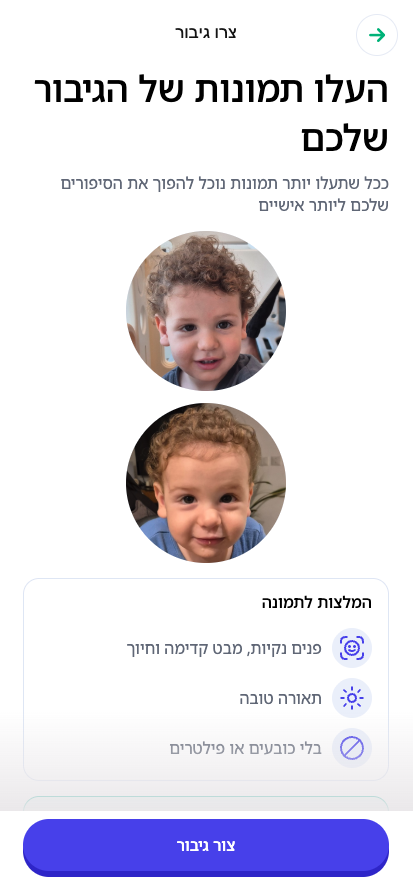
#> input picture screenshots/1.png, 413 x 892 px, found by its file name
$ python generate_steps.py mockups
#> lines starting #> are read from the running program, lines starting #| are printed output that depends on the picture; after the words box and inside, x2 and y2 are one past the last pixel; in counts of white or black regions, pixels touching at a corner belong together
#!/usr/bin/env python3
"""Generate TinyTale landing steps assets (2 mockups → composite → final gradient image)."""

from __future__ import annotations

import argparse
import math
import re
from pathlib import Path

from PIL import Image, ImageDraw

ROOT = Path(__file__).resolve().parents[4]
STEPS_DIR = ROOT / "steps"
SCREENSHOTS_DIR = STEPS_DIR / "screenshots"
MOCKUPS_DIR = STEPS_DIR / "iphone-mockups"
COMPOSITE_PATH = STEPS_DIR / "steps-composite.png"

# iPhone mockup (no island) — matches update-landing-hero
BORDER = 6
BORDER_COLOR = (42, 42, 44, 255)
CORNER_RADIUS = 52
TARGET_PHONE_SIZE = (425, 904)

# Two-phone composite: left=2 (front), right=1 (back)
OVERLAP = 95
VERTICAL_STEP = 65

# Final image (same gradient as hero v4)
CANVAS_SIZE = (3020, 3294)
HERO_SCALE = 1.2
GRADIENT_RADIUS = 620
GRADIENT_FALLOFF = 1.1
GRADIENT_CENTER = (0x50, 0x4D, 0xF2)
# Trim whitespace after compose (fraction removed from each edge, applied N times)
CROP_EACH_SIDE = 0.15
CROP_PASSES = 2
# Final tighten: reduce total width/height (centered crop, no content resize)
FINAL_WIDTH_REDUCE = 0.0975  # 5% then another 5% of remaining
FINAL_HEIGHT_REDUCE = 0.15

EXPECTED_SCREENSHOTS = ("1.png", "2.png")


def rounded_rect_mask(size: tuple[int, int], radius: int, rect: list[int] | None = None) -> Image.Image:
    w, h = size
    mask = Image.new("L", (w, h), 0)
    draw = ImageDraw.Draw(mask)
    if rect is None:
        rect = [0, 0, w - 1, h - 1]
    draw.rounded_rectangle(rect, radius=radius, fill=255)
    return mask


def create_iphone_mockup(screenshot_path: Path, output_path: Path) -> None:
    screenshot = Image.open(screenshot_path).convert("RGBA")
#> screenshot is the input picture: PIL image 413x892 RGBA; mean R, G, B, A 226.2, 222.5, 231.3, 255
    sw, sh = screenshot.size
#> sw = 413; sh = 892
    screen_radius = CORNER_RADIUS - BORDER
    total_w = sw + 2 * BORDER
#> total_w = 425
    total_h = sh + 2 * BORDER
#> total_h = 904

    canvas = Image.new("RGBA", (total_w, total_h), (0, 0, 0, 0))
#> canvas: PIL image 425x904 RGBA; every value is 0
    outer_mask = rounded_rect_mask((total_w, total_h), CORNER_RADIUS)
#> in rounded_rect_mask, `mask = Image.new("L", (w, h), 0)`: mask: PIL image 425x904 L; every value is 0
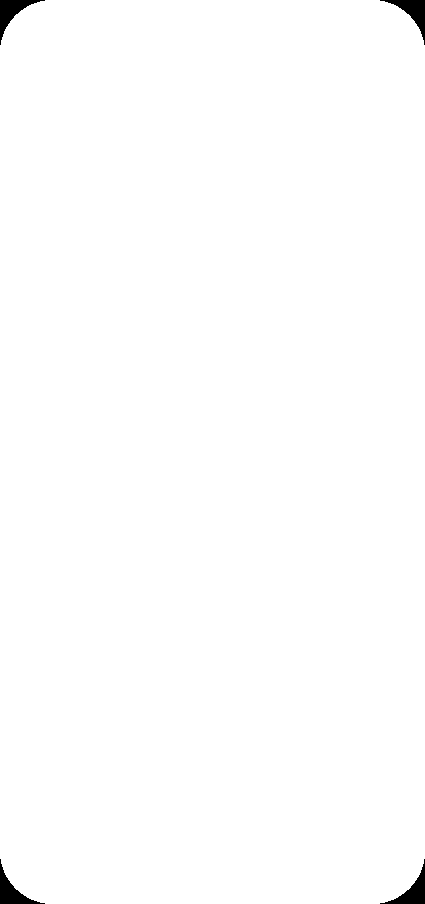
#> outer_mask: PIL image 425x904 L; 99.4% white; 4 black regions, box (x1, y1, x2, y2) and area: (0, 0, 45, 45) 595, (380, 0, 425, 45) 595, (0, 859, 45, 904) 595, (380, 859, 425, 904) 595
    body = Image.new("RGBA", (total_w, total_h), BORDER_COLOR)
    canvas.paste(body, mask=outer_mask)
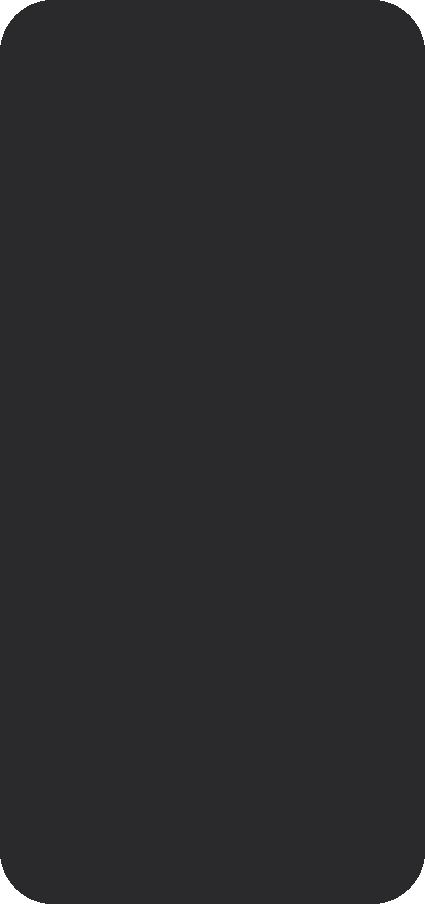
#> canvas: PIL image 425x904 RGBA; mean R, G, B, A 41.7, 41.7, 43.7, 253.4; transparent parts drawn white

    screen_box = [BORDER, BORDER, total_w - BORDER - 1, total_h - BORDER - 1]
#> screen_box = [6, 6, 418, 897]
    screen_mask = rounded_rect_mask((total_w, total_h), screen_radius, screen_box)
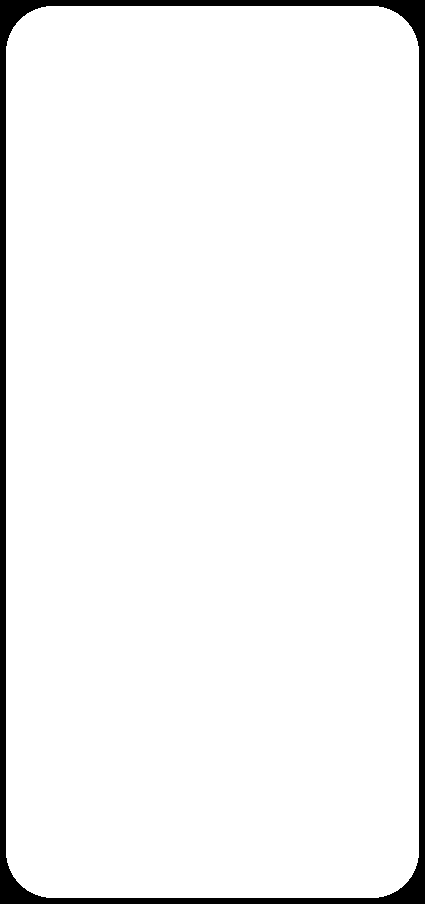
#> screen_mask: PIL image 425x904 L; 95.4% white; 1 black region, box (x1, y1, x2, y2) and area: (0, 0, 425, 904) 17684
    screen_layer = Image.new("RGBA", (total_w, total_h), (0, 0, 0, 0))
    screen_layer.paste(screenshot, (BORDER, BORDER))
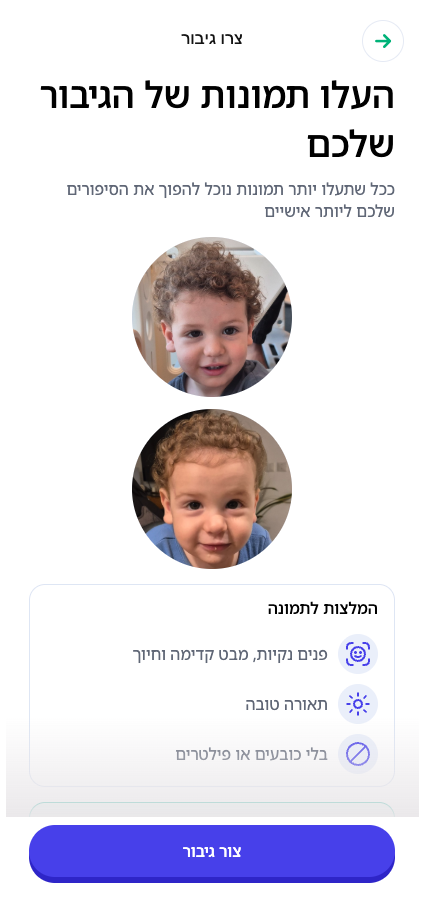
#> screen_layer: PIL image 425x904 RGBA; mean R, G, B, A 216.9, 213.3, 221.8, 244.5; transparent parts drawn white
    canvas = Image.alpha_composite(
        canvas,
        Image.composite(
            screen_layer,
            Image.new("RGBA", (total_w, total_h), (0, 0, 0, 0)),
            screen_mask,
        ),
    )
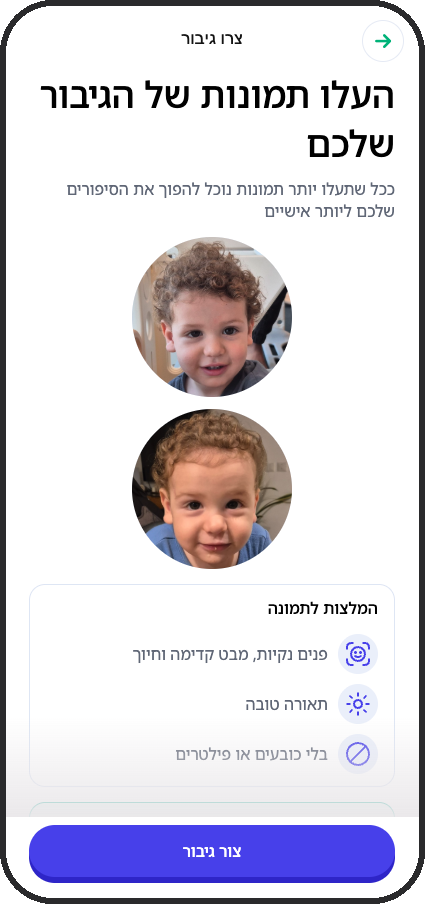
#> canvas: PIL image 425x904 RGBA; mean R, G, B, A 217.3, 213.8, 222.3, 253.4; transparent parts drawn white

    output_path.parent.mkdir(parents=True, exist_ok=True)
    canvas.save(output_path, "PNG")
    print(f"Saved {output_path} ({canvas.size[0]}x{canvas.size[1]})")
#| Saved steps/iphone-mockups/iphone-1.png (425x904)


# [92 lines left out: functions load_mockup, create_composite, create_final_image, next_final_steps_path, not called in this run]


def step_mockups(screenshots: tuple[str, ...] = EXPECTED_SCREENSHOTS) -> None:
    if len(screenshots) != 2:
        raise ValueError(f"Expected exactly 2 screenshots, got {len(screenshots)}")
    missing = [name for name in screenshots if not (SCREENSHOTS_DIR / name).exists()]
    if missing:
        raise FileNotFoundError(
            f"Missing screenshots in {SCREENSHOTS_DIR}: {', '.join(missing)}"
        )
    # Always write iphone-1 / iphone-2 regardless of source filenames
    for i, name in enumerate(screenshots, start=1):
        create_iphone_mockup(SCREENSHOTS_DIR / name, MOCKUPS_DIR / f"iphone-{i}.png")
#> pass 2 of the loop in step_mockups, `for i, name in enumerate(screenshots, start=1):`:
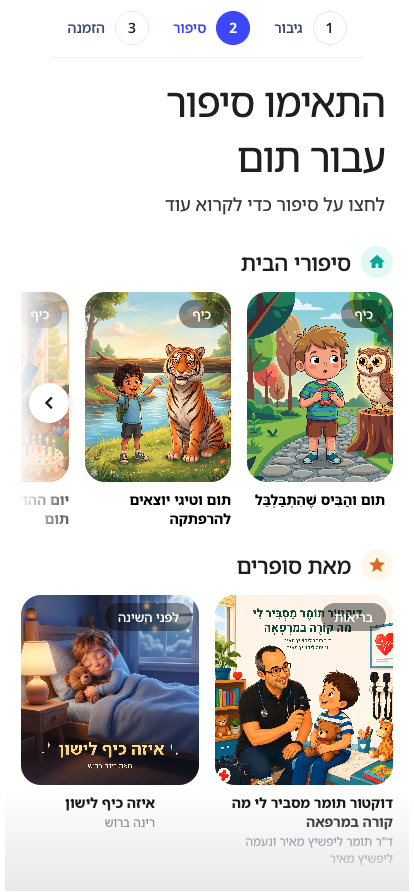
#> input picture screenshots/2.png, 414 x 892 px, found by its file name
#> in create_iphone_mockup, screenshot is the input picture: PIL image 414x892 RGBA; mean R, G, B, A 208.1, 205.5, 200.4, 255
#> mask: PIL image 426x904 L; every value is 0
#> in create_iphone_mockup (call 2), `outer_mask = rounded_rect_mask((total_w, total_h), CORNER_RADIUS)`:
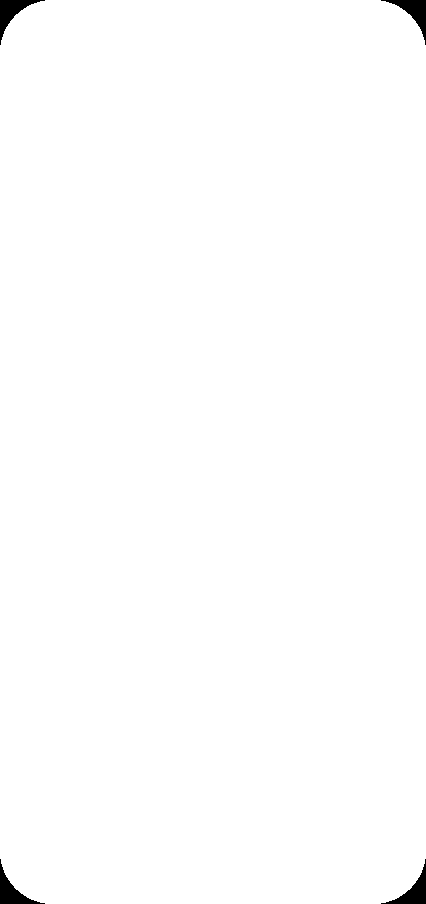
#> outer_mask: PIL image 426x904 L; 99.4% white; 4 black regions, box (x1, y1, x2, y2) and area: (0, 0, 45, 45) 595, (381, 0, 426, 45) 595, (0, 859, 45, 904) 595, (381, 859, 426, 904) 595
#> body: PIL image 426x904 RGBA
#> screen_mask: PIL image 426x904 L; 95.4% white; 1 black region, box (x1, y1, x2, y2) and area: (0, 0, 426, 904) 17696
#> screen_layer: PIL image 426x904 RGBA
#> in create_iphone_mockup (call 2), `canvas = Image.alpha_composite( canvas, Image.composite( screen_layer,..`:
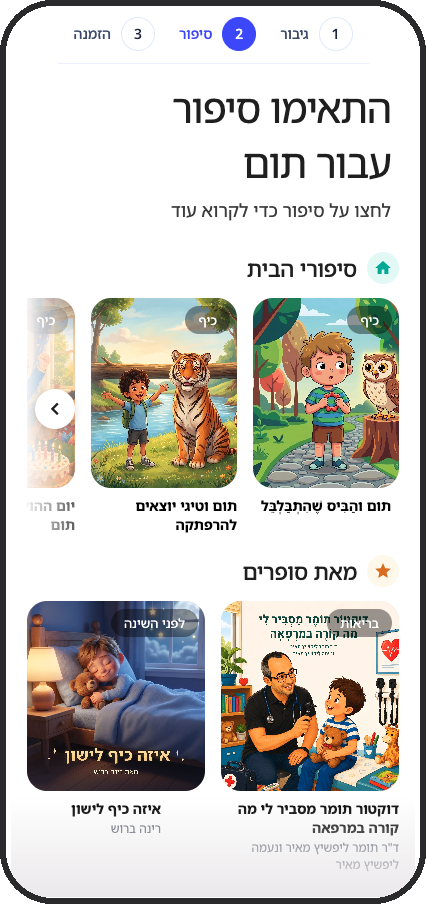
#> canvas: PIL image 426x904 RGBA; mean R, G, B, A 200, 197.5, 192.7, 253.4; transparent parts drawn white
#| Saved steps/iphone-mockups/iphone-2.png (426x904)


# [6 lines left out: function resolve_final_output, not called in this run]


def main() -> None:
    parser = argparse.ArgumentParser(description="Generate TinyTale landing steps assets")
    parser.add_argument(
        "step",
        choices=["mockups", "composite", "final", "all"],
        help="Pipeline step to run",
    )
    parser.add_argument(
        "--screenshots",
        nargs=2,
        metavar=("A", "B"),
        default=list(EXPECTED_SCREENSHOTS),
        help="Screenshot filenames in steps/screenshots/ (order: right/back, left/front)",
    )
    parser.add_argument(
        "--output",
        type=Path,
        help="Final output path (default: next steps/final-stepsN.png)",
    )
    args = parser.parse_args()

    STEPS_DIR.mkdir(parents=True, exist_ok=True)
    screenshots = tuple(args.screenshots)

    if args.step in ("mockups", "all"):
        print(f"Step 1: iPhone mockups ({screenshots[0]}, {screenshots[1]})")
        step_mockups(screenshots)

    if args.step in ("composite", "all"):
        print("Step 2: Composite")
        create_composite()

    if args.step in ("final", "all"):
        print("Step 3: Final image")
        output = resolve_final_output(args.output)
        create_final_image(COMPOSITE_PATH, output)


if __name__ == "__main__":
    main()
